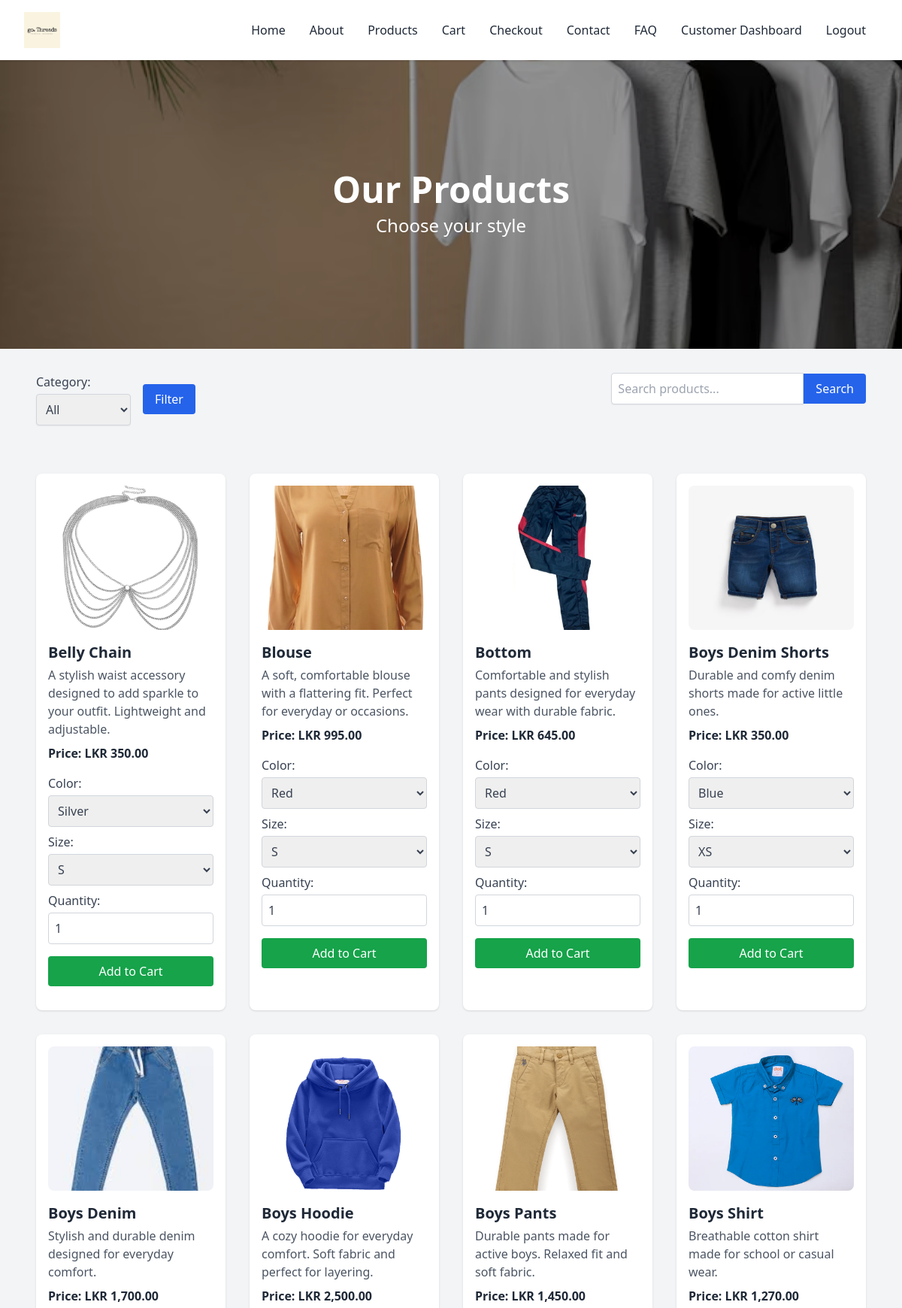
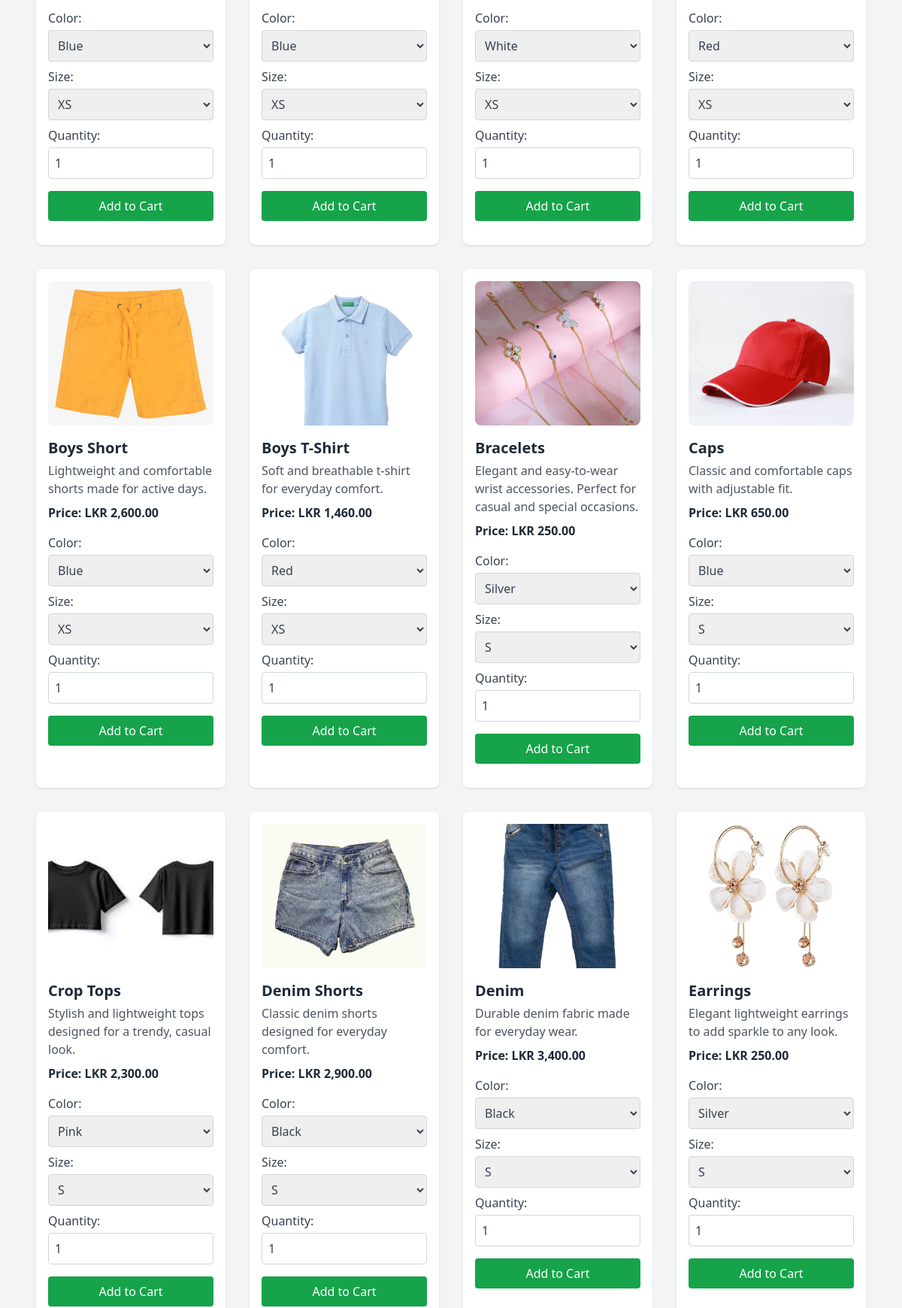
Screenshot of /index.php?page=products (signed in, upper part) with the database file from the repository (2 pictures, top to bottom).
### tables this page shows
CREATE TABLE `products` (
  `id` int(11) NOT NULL,
  `name` varchar(100) NOT NULL,
  `category` varchar(50) NOT NULL,
  `description` text NOT NULL,
  `price` decimal(10,2) NOT NULL,
  `image` varchar(255) NOT NULL,
  `colors` varchar(255) NOT NULL,
  `sizes` varchar(255) NOT NULL
);

### controllers/ProductController.php (called while the page is built, shortened)
<?php
require_once __DIR__ . '/../models/Product.php';
class ProductController {
    public function index() {
        $category = $_GET['category'] ?? '';
        $search = $_GET['search'] ?? '';
        $products = Product::getAll($category, $search);
        require __DIR__ . '/../views/products.php';
    }
}

### models/Product.php (called while the page is built, shortened)
<?php
require_once __DIR__ . '/../../db.php';
class Product {
    public static function getAll($category = '', $search = '') {
        global $conn;
        $sql = "SELECT * FROM products WHERE 1";
        $stmt = $conn->prepare($sql);
        $stmt->execute();
        return $stmt->get_result();
    }
}

### views/products.php (the view, shortened to what this page needs)
<?php
require __DIR__ . '/partials/header.php';
?>
<!DOCTYPE html>
<html lang="en">
<head>
    <script src="https://cdn.tailwindcss.com"></script>
</head>
<body class="bg-gray-100 text-gray-800">
<main class="main-content products">
    <section class="relative">
        <img src="public/images/products.jpg" alt="Products Banner" class="w-full h-64 md:h-96 object-cover">
        <div class="absolute inset-0 flex flex-col justify-center items-center bg-black bg-opacity-40 text-white text-center">
            <h1 class="text-4xl md:text-5xl font-bold mb-2">Our Products</h1>
            <p class="text-lg md:text-2xl">Choose your style</p>
        </div>
    </section>
    <section class="filter max-w-6xl mx-auto mt-8 px-6 flex flex-col md:flex-row md:items-center md:justify-between gap-4 relative">
        <form method="get" action="index.php" class="flex flex-wrap items-center gap-4 md:flex-1">
            <label class="flex flex-col text-gray-700 font-medium">
                Category:
                <select name="category" class="mt-1 p-2 border border-gray-300 rounded shadow-sm focus:outline-none focus:ring-2 focus:ring-blue-500">
                    <option value="">All</option>
                </select>
            </label>
            <button type="submit" class="bg-blue-600 text-white px-4 py-2 rounded hover:bg-blue-700 transition mt-2 md:mt-0">Filter</button>
        </form>
        <form method="get" action="index.php" class="flex items-center mt-2 md:mt-0 md:absolute md:right-6 top-0">
            <input type="text" name="search" value="<?= htmlspecialchars($_GET['search'] ?? '') ?>"
                   placeholder="Search products..."
                   class="p-2 border border-gray-300 rounded-l shadow-sm focus:outline-none focus:ring-2 focus:ring-blue-500 w-48 md:w-64">
            <button type="submit" class="bg-blue-600 text-white px-4 py-2 rounded-r hover:bg-blue-700 transition">Search</button>
        </form>
    </section>
    <section class="product-list max-w-6xl mx-auto my-12 px-6 grid grid-cols-1 sm:grid-cols-2 md:grid-cols-3 lg:grid-cols-4 gap-8">
        <?php while($row = $products->fetch_assoc()): ?>
        <div class="product-card bg-white rounded-lg shadow p-4 flex flex-col">
            <img src="public/images/<?php echo $row['image'] ?: 'default.jpg'; ?>"
                 alt="<?= htmlspecialchars($row['name']); ?>"
                 class="w-full h-48 object-cover mb-4 rounded-lg">
            <h3 class="text-xl font-semibold mb-1"><?= htmlspecialchars($row['name']); ?></h3>
            <p class="text-gray-600 mb-2"><?= htmlspecialchars($row['description']); ?></p>
            <p class="font-bold mb-4">Price: LKR <?= number_format($row['price'], 2); ?></p>
            <?php if(isset($_SESSION['user']) && $_SESSION['user']['role'] === 'customer'): ?>
                <form method="post" class="flex flex-col gap-2">
                    <?php if(!empty($row['colors'])): ?>
                        <label class="flex flex-col text-gray-700">
                            Color:
                            <select name="color" class="mt-1 p-2 border border-gray-300 rounded focus:outline-none focus:ring-2 focus:ring-blue-500">
                                <?php foreach(array_filter(explode(',', $row['colors'])) as $color): ?>
                                    <option value="<?= trim($color); ?>"><?= trim($color); ?></option>
                                <?php endforeach; ?>
                            </select>
                        </label>
                    <?php endif; ?>
                    <?php if(!empty($row['sizes'])): ?>
                        <label class="flex flex-col text-gray-700">
                            Size:
                            <select name="size" class="mt-1 p-2 border border-gray-300 rounded focus:outline-none focus:ring-2 focus:ring-blue-500">
                                <?php foreach(array_filter(explode(',', $row['sizes'])) as $size): ?>
                                    <option value="<?= trim($size); ?>"><?= trim($size); ?></option>
                                <?php endforeach; ?>
                            </select>
                        </label>
                    <?php endif; ?>
                    <label class="flex flex-col text-gray-700">
                        Quantity:
                        <input type="number" name="quantity" value="1" min="1" class="mt-1 p-2 border border-gray-300 rounded focus:outline-none focus:ring-2 focus:ring-blue-500">
                    </label>
                    <button type="submit" class="mt-2 bg-green-600 text-white px-4 py-2 rounded hover:bg-green-700 transition">Add to Cart</button>
                </form>
            <?php else: ?>
                <p class="text-center text-gray-600 mt-2"><a href="index.php?page=login" class="text-blue-600 hover:underline">Login</a> to add to cart</p>
            <?php endif; ?>
        </div>
        <?php endwhile; ?>
    </section>
</main>

### rows the page displays
products: image (picture), name "Belly Chain", description "A stylish waist accessory designed to add sparkle to your outfit. Lightweight and adjustable.", price "350.00", color "Silver", size "S"
products: image (picture), name "Blouse", description "A soft, comfortable blouse with a flattering fit. Perfect for everyday or occasions.", price "995.00", color "Red", size "S"
products: image (picture), name "Bottom", description "Comfortable and stylish pants designed for everyday wear with durable fabric.", price "645.00", color "Red", size "S"
products: image (picture), name "Boys Denim Shorts", description "Durable and comfy denim shorts made for active little ones.", price "350.00", color "Blue", size "XS"
products: image (picture), name "Boys Denim", description "Stylish and durable denim designed for everyday comfort.", price "1,700.00", color "Blue", size "XS"
products: image (picture), name "Boys Hoodie", description "A cozy hoodie for everyday comfort. Soft fabric and perfect for layering.", price "2,500.00", color "Blue", size "XS"
products: image (picture), name "Boys Pants", description "Durable pants made for active boys. Relaxed fit and soft fabric.", price "1,450.00", color "White", size "XS"
products: image (picture), name "Boys Shirt", description "Breathable cotton shirt made for school or casual wear.", price "1,270.00", color "Red", size "XS"
products: image (picture), name "Boys Short", description "Lightweight and comfortable shorts made for active days.", price "2,600.00", color "Blue", size "XS"
products: image (picture), name "Boys T-Shirt", description "Soft and breathable t-shirt for everyday comfort.", price "1,460.00", color "Red", size "XS"
products: image (picture), name "Bracelets", description "Elegant and easy-to-wear wrist accessories. Perfect for casual and special occasions.", price "250.00", color "Silver", size "S"
products: image (picture), name "Caps", description "Classic and comfortable caps with adjustable fit.", price "650.00", color "Blue", size "S"
products: image (picture), name "Crop Tops", description "Stylish and lightweight tops designed for a trendy, casual look.", price "2,300.00", color "Pink", size "S"
products: image (picture), name "Denim Shorts", description "Classic denim shorts designed for everyday comfort.", price "2,900.00", color "Black", size "S"
products: image (picture), name "Denim", description "Durable denim fabric made for everyday wear.", price "3,400.00", color "Black", size "S"
products: image (picture), name "Earrings", description "Elegant lightweight earrings to add sparkle to any look.", price "250.00", color "Silver", size "S"
